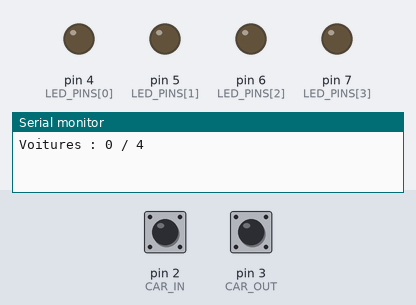
Bench run of a sketch on a simulated Arduino Uno, built with avr-gcc and run on an emulated ATmega328P. Parts: output pins drawn as LEDs (lit = HIGH), the last lines printed to the serial monitor. The test bench sets the inputs (shaded band); at power-on: pin 2 (CAR_IN) HIGH, pin 3 (CAR_OUT) HIGH.

Above: at 1.2 s.
1.3 s: pin 2 (CAR_IN) pulled LOW for 0.15 s
At 2.1 s:
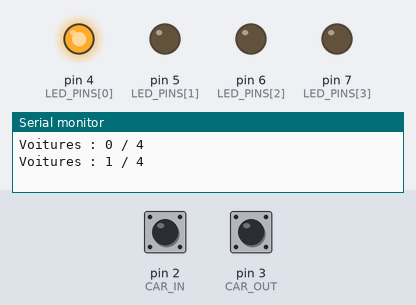
2.9 s: pin 2 (CAR_IN) pulled LOW for 1 s
At 4.5 s:
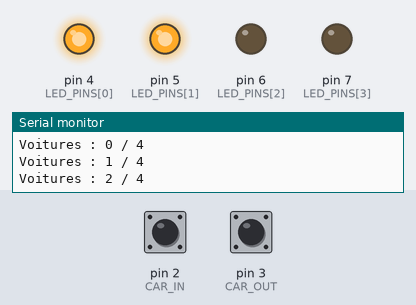
5.4 s: pin 2 (CAR_IN) pulled LOW for 0.15 s
At 6.4 s:
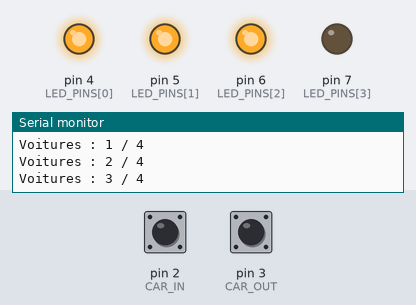
7.0 s: pin 2 (CAR_IN) pulled LOW for 3.2 s
At 10.5 s:
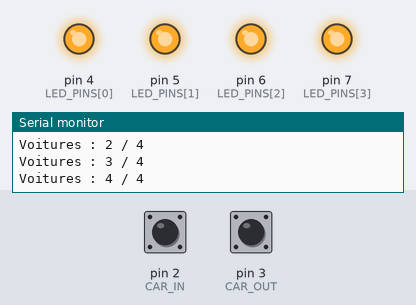
11.7 s: pin 3 (CAR_OUT) pulled LOW for 0.15 s
At 12.4 s:
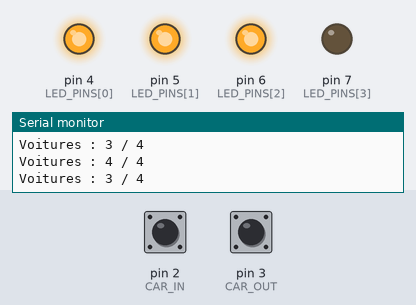
13.3 s: pin 3 (CAR_OUT) pulled LOW for 1 s
At 14.8 s:
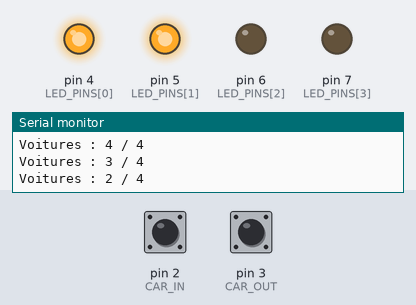
Timing chart, 0 to 16.3 s (numbered marks = the images above; inputs shaded):
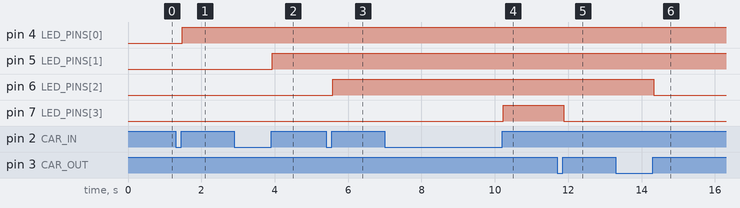

Measured:
- after the input at 1.3 s, pin 4 (LED_PINS[0]): LOW → HIGH after 0.18 s
- after the input at 2.9 s, pin 5 (LED_PINS[1]): LOW → HIGH after 1.0 s
- after the input at 5.4 s, pin 6 (LED_PINS[2]): LOW → HIGH after 0.18 s
- after the input at 7.0 s, pin 7 (LED_PINS[3]): LOW → HIGH after 3.2 s
- after the input at 11.7 s, pin 7 (LED_PINS[3]): HIGH → LOW after 0.18 s
- after the input at 13.3 s, pin 6 (LED_PINS[2]): HIGH → LOW after 1.0 s

The sketch:

07-toy-car-parking.ino
```cpp
/*
 * Lesson 7 - Toy-car parking lot  (Le stationnement des petites voitures)
 * Goal: a parking lot with 4 spots. Press button 1 when a toy car drives in,
 *       button 2 when one drives out. Each lit LED is a taken spot.
 *       When the lot is full, the lights flash to say "COMPLET!"
 * Big idea: a counter that goes up and down, with a smallest (0) and biggest (4) value.
 *
 * Wiring: button 1 ("car in") D2 -> GND, button 2 ("car out") D3 -> GND,
 *         LEDs 1-4 on D4-D7 (220 ohm to GND).
 */

const int CAR_IN = 2;
const int CAR_OUT = 3;
const int LED_PINS[4] = {4, 5, 6, 7};
const int SPOTS = 4;

int cars = 0;                         // how many cars are parked right now

// Wait until a button is let go, so one press counts as one car.
void waitRelease(int pin) {
  delay(30);
  while (digitalRead(pin) == LOW) { }
  delay(30);
}

void showCars() {
  for (int i = 0; i < SPOTS; i++) {
    digitalWrite(LED_PINS[i], i < cars ? HIGH : LOW);
  }
  Serial.print("Voitures : ");
  Serial.print(cars);
  Serial.print(" / ");
  Serial.println(SPOTS);
}

void flashFull() {
  Serial.println("COMPLET ! Plus de place.");
  for (int n = 0; n < 3; n++) {
    for (int i = 0; i < SPOTS; i++) digitalWrite(LED_PINS[i], LOW);
    delay(200);
    for (int i = 0; i < SPOTS; i++) digitalWrite(LED_PINS[i], HIGH);
    delay(200);
  }
}

void setup() {
  pinMode(CAR_IN, INPUT_PULLUP);
  pinMode(CAR_OUT, INPUT_PULLUP);
  for (int i = 0; i < SPOTS; i++) {
    pinMode(LED_PINS[i], OUTPUT);
  }
  Serial.begin(9600);
  showCars();
}

void loop() {
  if (digitalRead(CAR_IN) == LOW) {
    waitRelease(CAR_IN);
    if (cars < SPOTS) {
      cars++;                         // one more car parked
      showCars();
    } else {
      flashFull();                    // no room: the car has to wait
    }
  }
  if (digitalRead(CAR_OUT) == LOW) {
    waitRelease(CAR_OUT);
    if (cars > 0) {
      cars--;                         // one car leaves
    }
    showCars();                       // never goes below zero
  }
}
```
